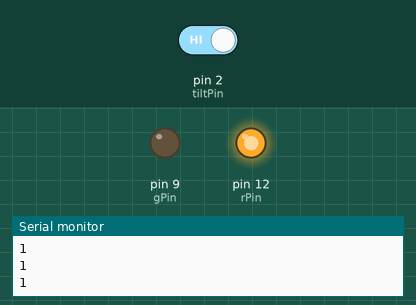
Recording of a sketch running on a simulated Arduino Uno, built with avr-gcc and run on an emulated ATmega328P. On the bench: output pins drawn as LEDs (lit = HIGH), the last lines printed to the serial monitor. The inputs (shaded band) are chosen by the test bench; at power-on: pin 2 (tiltPin) HIGH.

Above: at 1.2 s.
1.3 s: pin 2 (tiltPin) driven LOW
At 2.5 s:
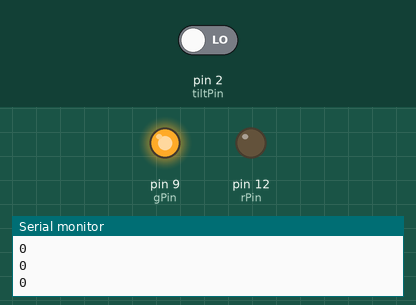
2.8 s: pin 2 (tiltPin) driven HIGH
At 3.9 s:
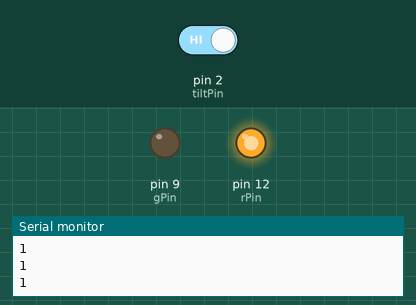
Timing chart, 0 to 5.8 s (numbered marks = the images above; inputs shaded):
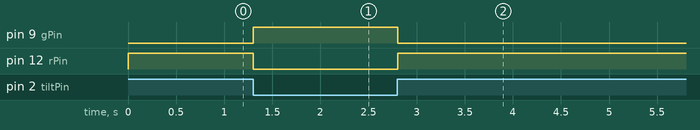

The sketch:

tilt_switch.ino
```cpp
//if tilt swich is in ideal state(i.e it isn't tilted) then the green light remains on. Otherwise red light turns on.
// tilt switch - it has a ball inside which completes the circuit if the tilt switch isn't tilted and breaks the  circuit if its tilted

int tiltPin = 2;
int tiltVal;
int gPin = 9;
int rPin = 12;
int t=50;

void setup() {
  pinMode(tiltPin, INPUT);
  pinMode(gPin, OUTPUT);
  pinMode(rPin, OUTPUT);
  digitalWrite(tiltPin, HIGH);
  Serial.begin(9600);
}

void loop() {
  tiltVal = digitalRead(tiltPin);
  Serial.println(tiltVal);
  if (tiltVal == 0) {
    digitalWrite(gPin, HIGH);
    digitalWrite(rPin, LOW);
  }
  if(tiltVal==1) {
    digitalWrite(gPin, LOW);
    digitalWrite(rPin, HIGH);
  }
  delay(t);

}
```

Measured:
- after the input at 1.3 s, pin 9 (gPin): LOW → HIGH at once; pin 12 (rPin): HIGH → LOW at once
- after the input at 2.8 s, pin 9 (gPin): HIGH → LOW at once; pin 12 (rPin): LOW → HIGH at once
